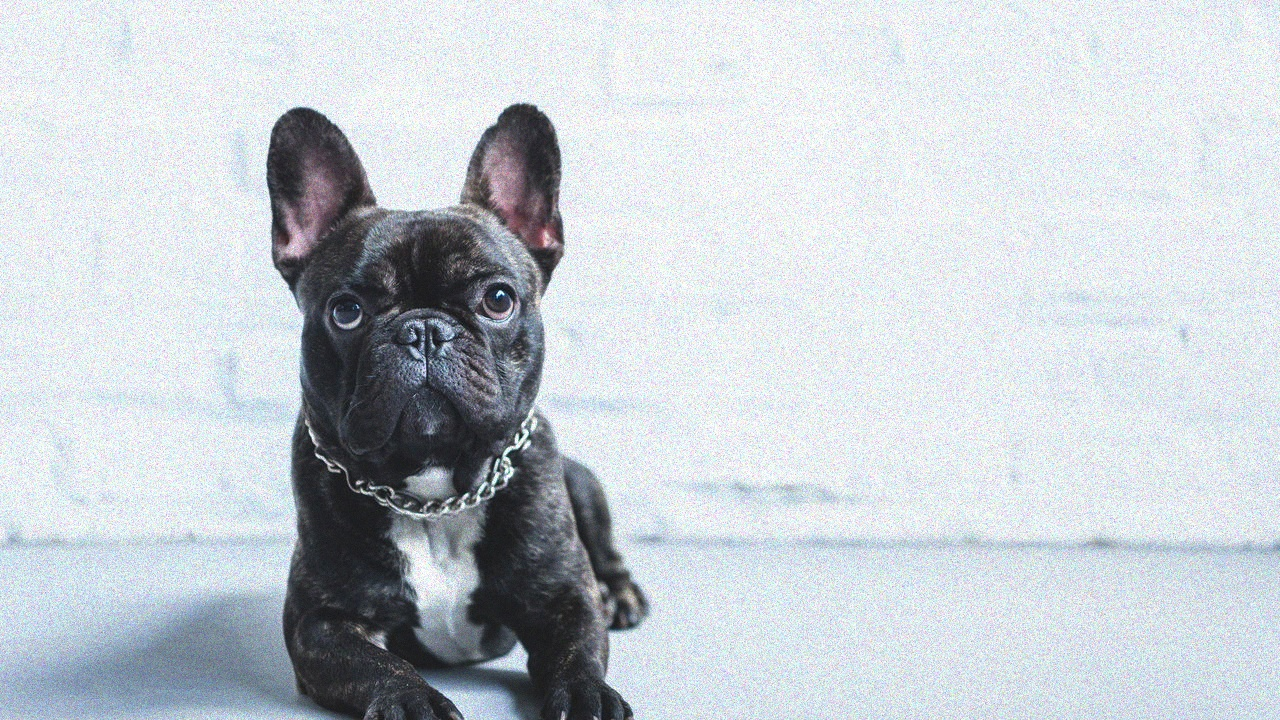
#> input picture images/input/dog.png, 1280 x 720 px, found by its file name
$ python grayscale.py
#> lines starting #> are read from the running program, lines starting #| are printed output that depends on the picture
#> in main, image is the input picture: shape (720, 1280, 3); mean B, G, R 210, 204.3, 197.7
import cv2
import numpy as np
import matplotlib.pyplot as plt


def rgb_to_grayscale(image):
    """
    Converte uma imagem RGB para escala de cinza
    Fórmula:
    Gray = 0.299R + 0.587G + 0.114B
    """

    # Separa os canais
    red = image[:, :, 0]
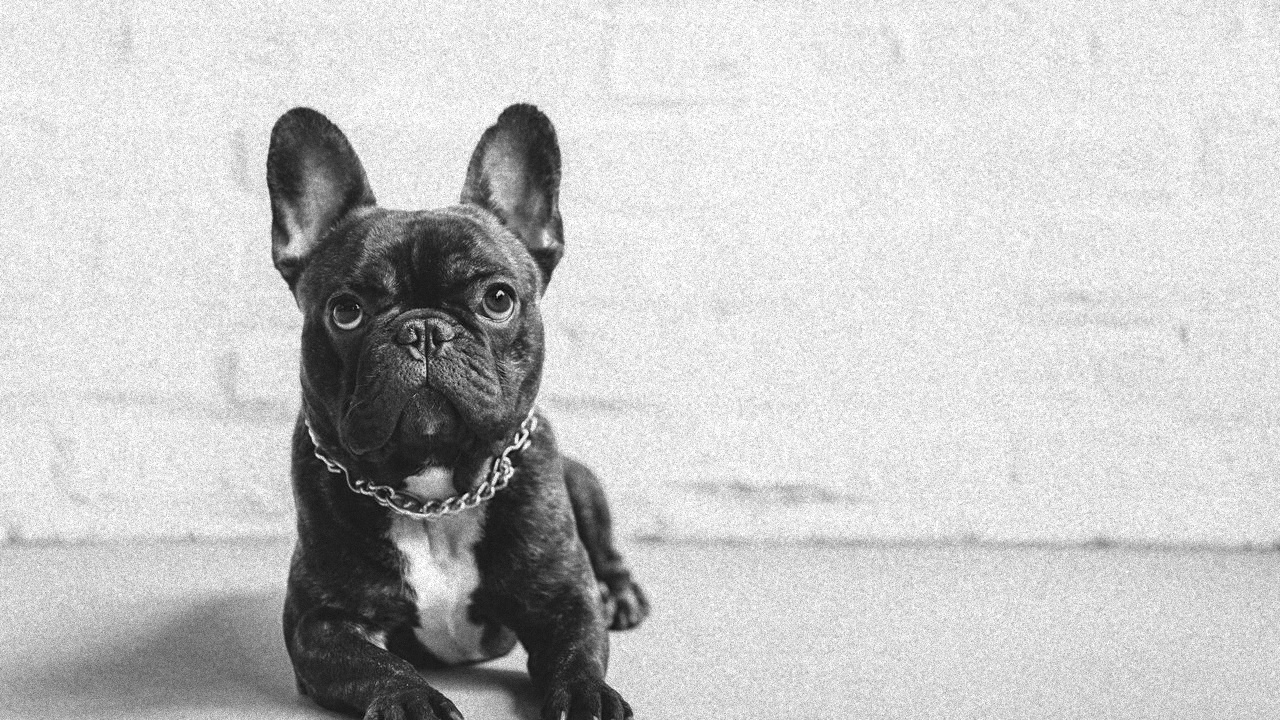
#> red: shape (720, 1280); min 0, max 255, mean 197.7
    green = image[:, :, 1]
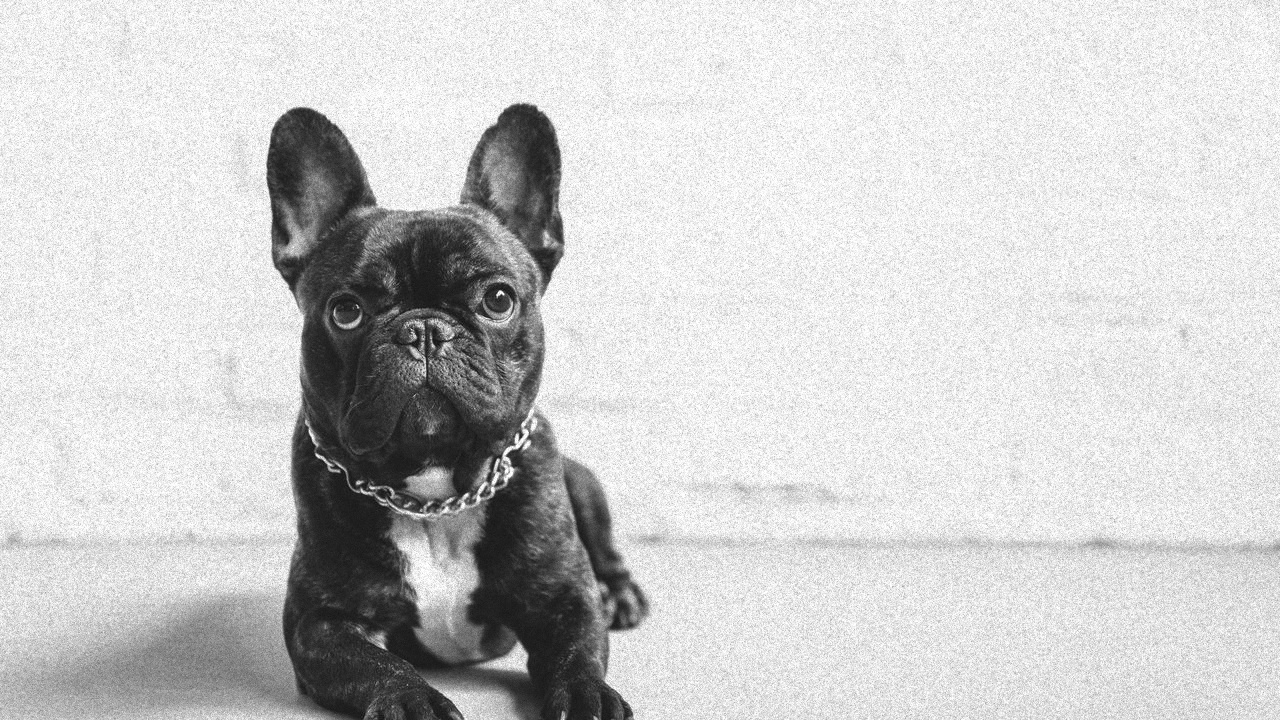
#> green: shape (720, 1280); min 12, max 255, mean 204.3
    blue = image[:, :, 2]

    # Aplica fórmula de luminância
    grayscale = (
        0.299 * red +
        0.587 * green +
        0.114 * blue
    )

    return grayscale.astype(np.uint8)


def main():

    # Carrega imagem
    image = cv2.imread("images/input/dog.png")

    # OpenCV carrega em BGR
    # converte para RGB
    image = cv2.cvtColor(image, cv2.COLOR_BGR2RGB)

    # Converte para grayscale
    gray_image = rgb_to_grayscale(image)

    # Exibe resultado
    plt.figure(figsize=(8, 8))

    plt.imshow(gray_image, cmap='gray')
    plt.title("Imagem em Grayscale")

    plt.axis("off")
    plt.show()


if __name__ == "__main__":
    main()
